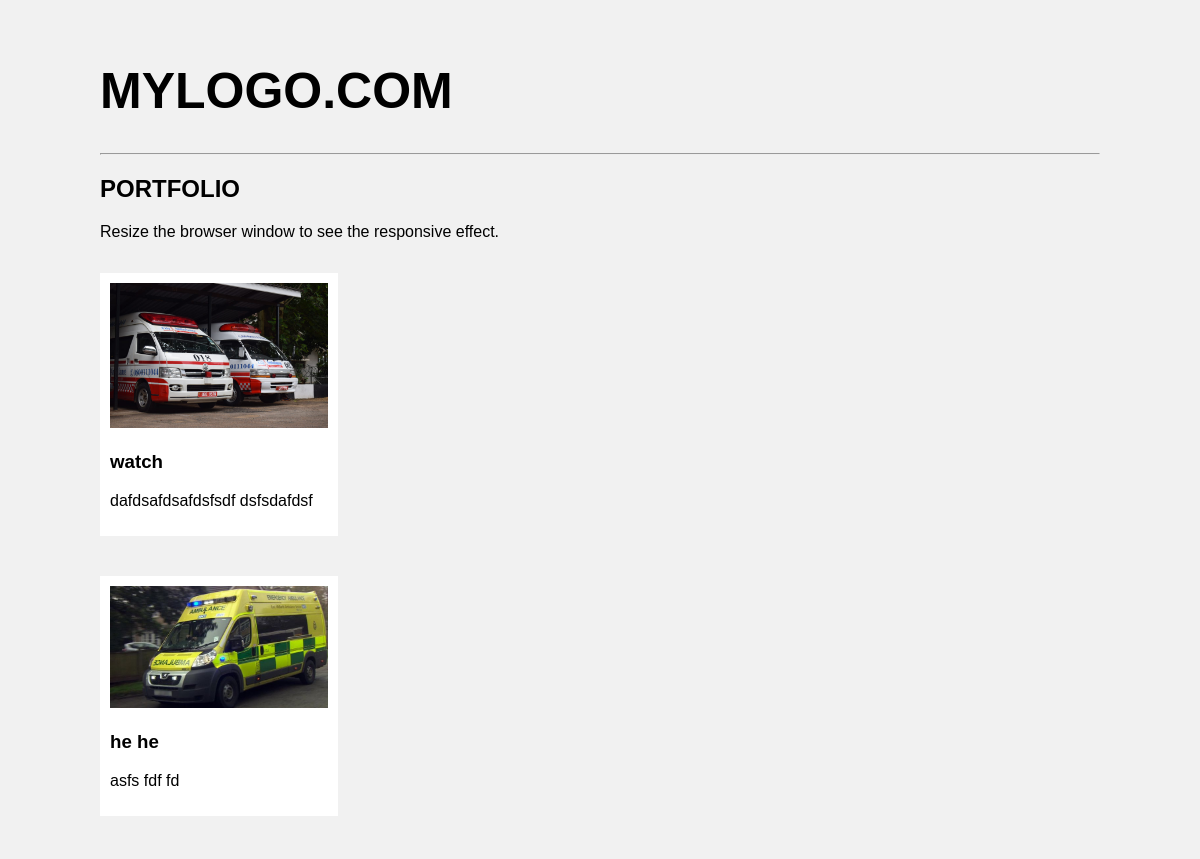
Page /shop/ on the earlier database version.
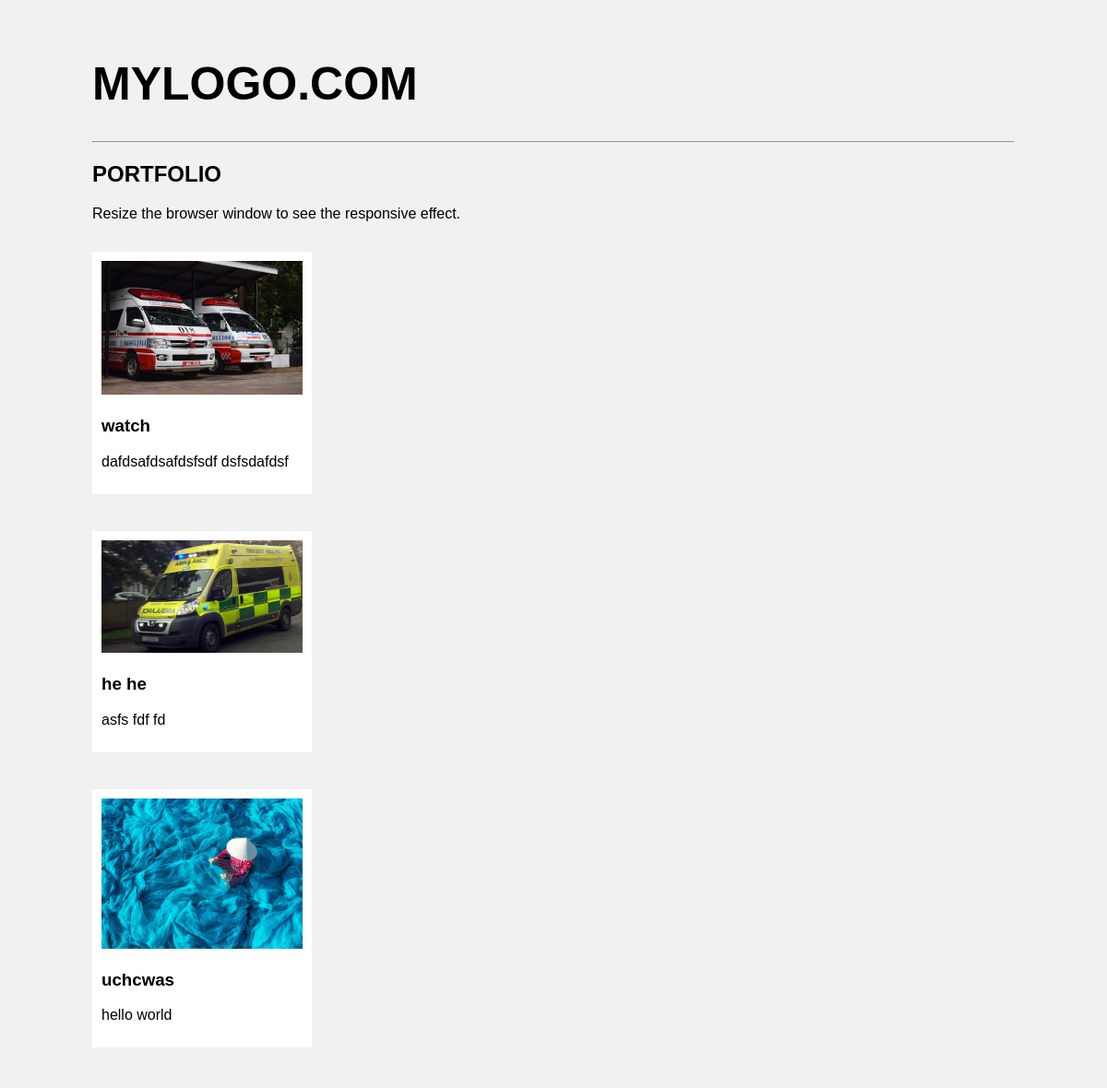
Same page on the later database version.
### shop/models.py (models this page shows)
class Product(models.Model):
    product_id = models.AutoField
    product_name= models.CharField(max_length= 20)
    decs = models.CharField(max_length=100)
    image= models.ImageField(upload_to="shop/images", default='')
    pub_date= models.DateField("")
    def __str__(self):
        return self.product_name

### shop/views.py (the view)
# urls.py: path('', views.index, name='BlogHome'),
def index(request):
    products = Product.objects.all()
    print(products)
    params = {'product': products}
    return render(request, 'shop/retrive.html', {'product': products})

### shop/templates/shop/retrive.html (shortened to what this page needs)
<!DOCTYPE html>
<html>
<head>
</head>
<body>
<div class="main">
<h1>MYLOGO.COM</h1>
<hr>
<h2>PORTFOLIO</h2>
<p>Resize the browser window to see the responsive effect.</p>
{% for i in product %}
  <div class="row">
    <div class="column">
     <div class="content">
       <img src="/media/{{i.image}}" alt="Mountains" style="width:100%">
       <h3>{{i.product_name}}</h3>
       <p>{{i.decs}}</p>
     </div>
   </div>
  </div>
{% endfor %}
</div>
</body>
</html>

Differences in the rows shown:
added Product: image (picture), product_name "uchcwas", decs "hello world"
